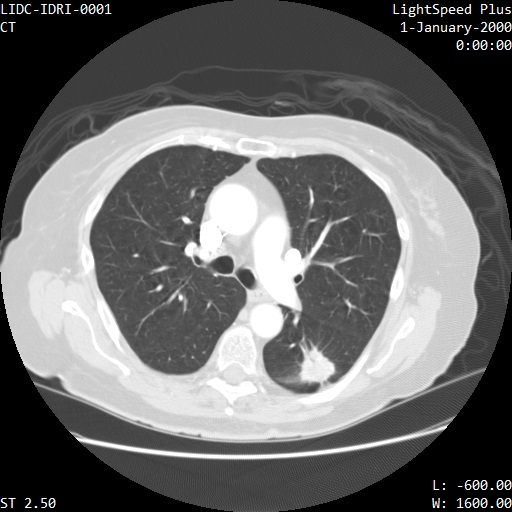
#> input picture lung.png, 512 x 512 px
$ python index.py
#> lines starting #> are read from the running program, lines starting #| are printed output that depends on the picture
import cv2
import numpy as np

# load img
img = cv2.imread("../lung.png")
#> img is the input picture: shape (512, 512, 3); mean B, G, R 108.5, 108.5, 108.5
img = cv2.cvtColor(img, cv2.COLOR_BGR2GRAY)
#> img: shape (512, 512)
cv2.imwrite("../lung_gray.png", img)
print(img.shape)
#| (512, 512)
#| (512, 512)

# salt noisy, pepper noisy, gussian noisy
# differences?
#

# img:  source image
# n:    salt numbers
def salt(img, n):
#> called with n = 1000
    print("img.ndim", img.ndim)
#| img.ndim 2
    for i in range(n):
        # get x y position of salt noisy
        x = int(np.random.random() * img.shape[0])
        y = int(np.random.random() * img.shape[1])
        # confirm how to add noisy by the number of channels in the image
        if img.ndim == 2:
            img[x, y] = 255
        elif img.ndim == 3:
            img[x, y, 0] == 0
            img[x, y, 1] == 0
            img[x, y, 2] == 0
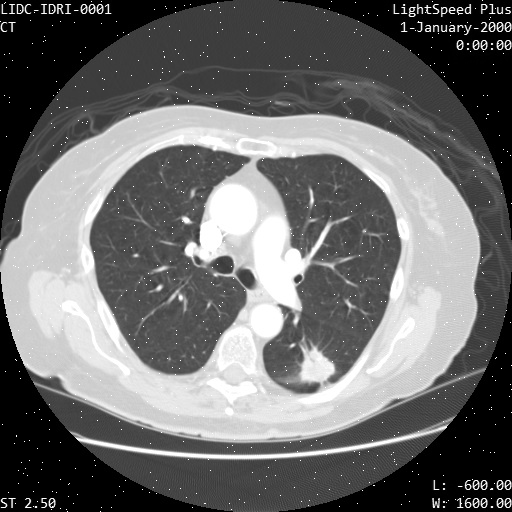
#> img: shape (512, 512); min 0, max 255, mean 109.1
    return img

print(img.shape)
salt_img = salt(img, 1000)
cv2.imshow("salt", salt_img)
cv2.imwrite("./salt_noisy.png", salt_img)
cv2.waitKey(5000)
cv2.destroyAllWindows()

$ run again, with HPY.png copied over lung.png
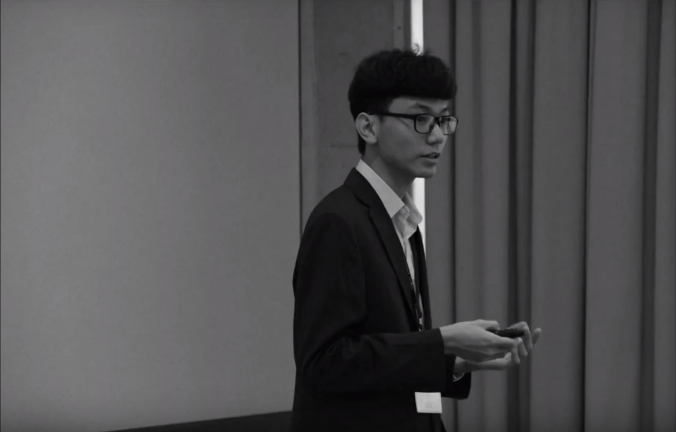
#> input picture HPY.png, 1352 x 864 px (shown at 1/2 size)
#> img is the input picture: shape (864, 1352, 3); mean B, G, R 82, 80.5, 81.8
#| (864, 1352)
#| (864, 1352)
#| img.ndim 2
#> after the loop in salt, `for i in range(n):`:
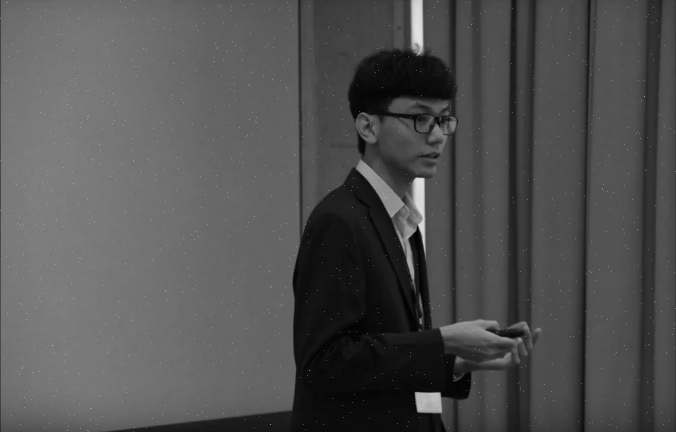
#> img: shape (864, 1352) (shown at 1/2 size); min 0, max 255, mean 81.1
